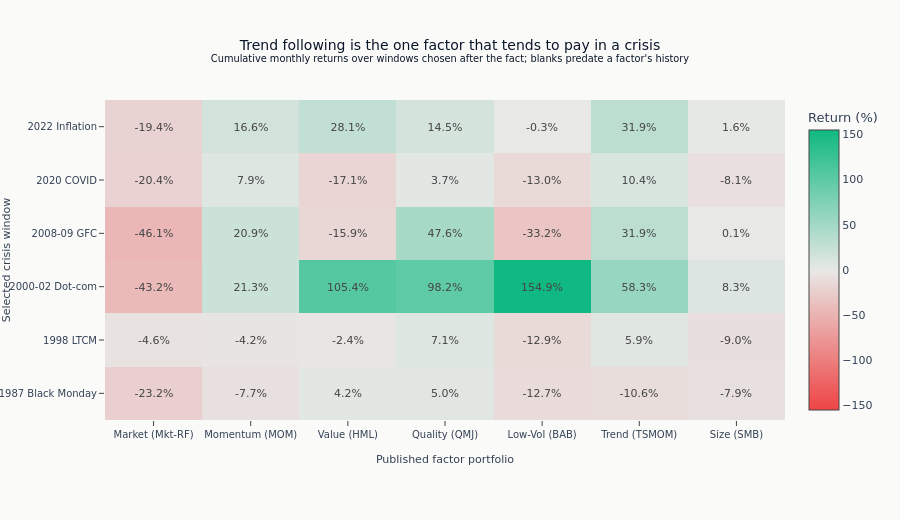

The cell this chart's notebook holds for it:
### Code cell
fig.update_layout(
    title=(
        "Trend following is the one factor that tends to pay in a crisis"
        "<br><sup>Cumulative monthly returns over windows chosen after the fact; blanks predate "
        "a factor's history</sup>"
    ),
    xaxis_title="Published factor portfolio",
    yaxis_title="Selected crisis window",
    height=520,
    margin=dict(l=105, r=75, b=100),
)
fig.show()

### Figure 1 — Plotly figure (JSON) as saved in the notebook; plotly's stock layout.template omitted (floating-point values rounded to 4 significant figures)
{"data": [{"colorbar": {"title": {"text": "Return (%)"}}, "colorscale": [[0.0, "#ef4444"], [0.5, "#e8e8e6"], [1.0, "#10b981"]], "hovertemplate": "%{y}<br>%{x}: %{z:.1f}%<extra></extra>", "text": [[-23.2, -7.7, 4.2, 5.0, -12.7, -10.6, -7.9], [-4.6, -4.2, -2.4, 7.1, -12.9, 5.9, -9.0], [-43.2, 21.3, 105.4, 98.2, 154.9, 58.3, 8.3], [-46.1, 20.9, -15.9, 47.6, -33.2, 31.9, 0.1], [-20.4, 7.9, -17.1, 3.7, -13.0, 10.4, -8.1], [-19.4, 16.6, 28.1, 14.5, -0.3, 31.9, 1.6]], "texttemplate": "%{text:.1f}%", "type": "heatmap", "x": ["Market (Mkt-RF)", "Momentum (MOM)", "Value (HML)", "Quality (QMJ)", "Low-Vol (BAB)", "Trend (TSMOM)", "Size (SMB)"], "y": ["1987 Black Monday", "1998 LTCM", "2000-02 Dot-com", "2008-09 GFC", "2020 COVID", "2022 Inflation"], "z": [[-23.19, -7.72, 4.18, 4.981, -12.69, -10.58, -7.91], [-4.631, -4.157, -2.394, 7.095, -12.91, 5.891, -8.98], [-43.22, 21.26, 105.4, 98.15, 154.9, 58.27, 8.308], [-46.1, 20.94, -15.88, 47.56, -33.22, 31.87, 0.1267], [-20.41, 7.94, -17.12, 3.651, -12.97, 10.42, -8.107], [-19.39, 16.62, 28.08, 14.49, -0.3224, 31.89, 1.59]], "zmid": 0}], "layout": {"height": 520, "margin": {"b": 100, "l": 105, "r": 75}, "title": {"text": "Trend following is the one factor that tends to pay in a crisis<br><sup>Cumulative monthly returns over windows chosen after the fact; blanks predate a factor's history</sup>"}, "xaxis": {"title": {"text": "Published factor portfolio"}}, "yaxis": {"title": {"text": "Selected crisis window"}}}}
